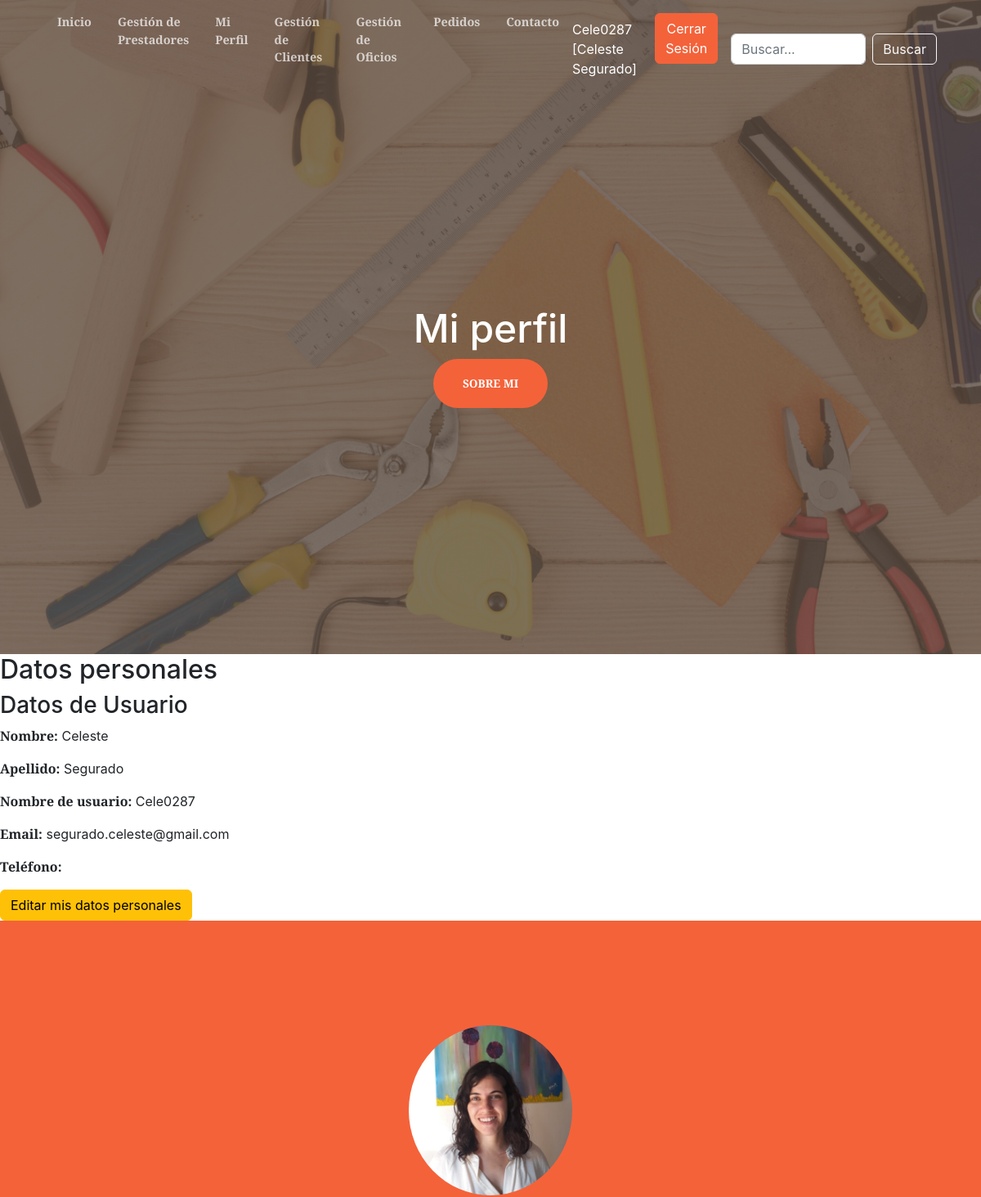
Page /usuarios/ (signed in, upper part) on the earlier database version.
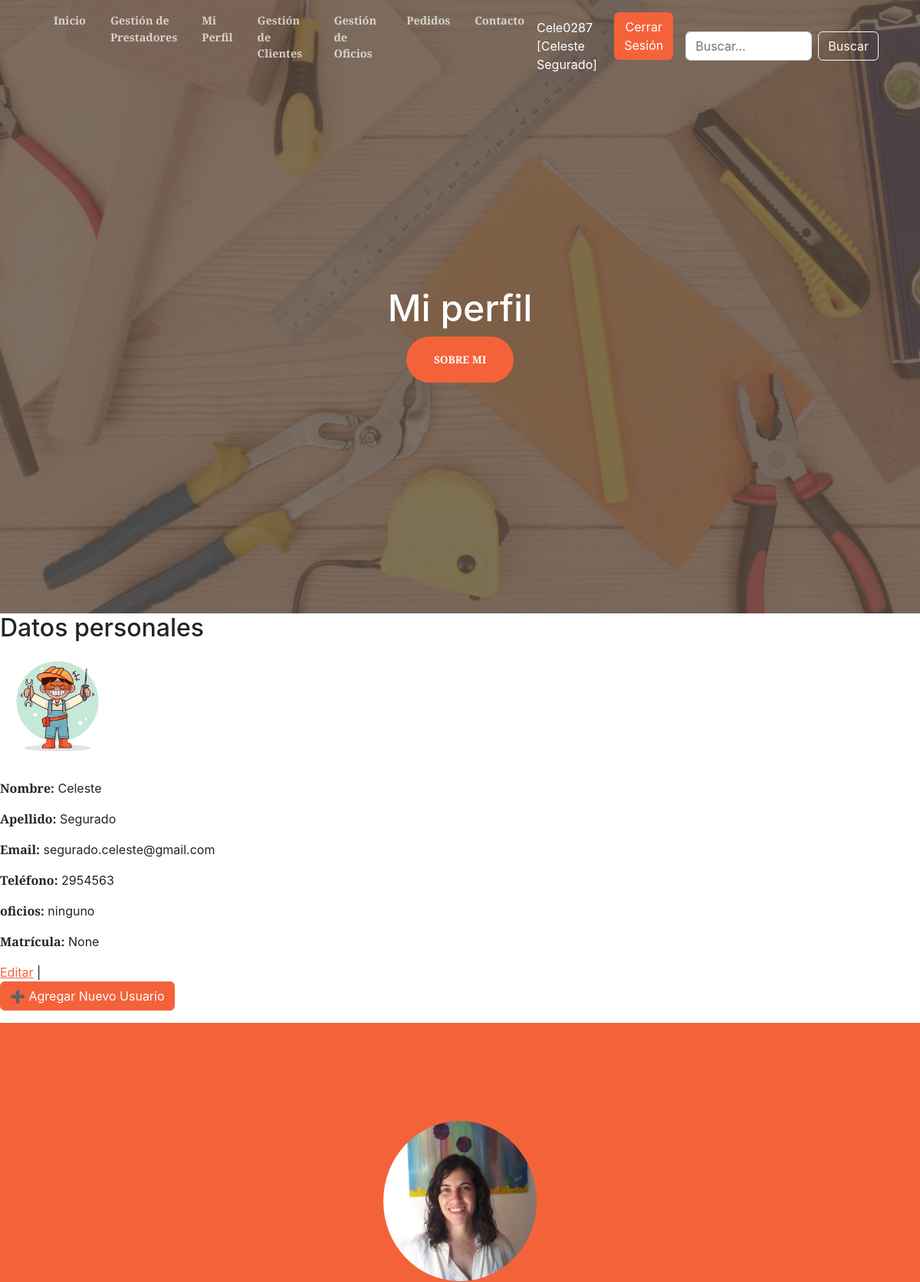
Same page on the later database version.
### ArreglaTodo/models.py (models this page shows, shortened)
class Profile(models.Model):
    user = models.OneToOneField(User, on_delete=models.CASCADE)
    avatar = models.ImageField(upload_to='avatars/', default='avatars/default.png', null=True, blank=True)
    telefono = models.CharField(max_length=20, null=True, blank=True)

class Usuario(models.Model):
    user = models.OneToOneField(User, on_delete=models.CASCADE, null=True, blank=True)
    nombre = models.CharField(max_length=100)
    apellido = models.CharField(max_length=100)
    telefono = models.CharField(max_length=20)
    email = models.EmailField(unique=True)
    oficios = models.ManyToManyField(Oficio, help_text="Selecciona los oficios que realiza este usuario.")
    matricula = models.CharField(max_length=50, unique=True, blank=True, null=True)
    class Meta:
        verbose_name = "Prestador"
        verbose_name_plural = "Prestadores"
        ordering = ['apellido', 'nombre']

class Oficio(models.Model):
    nombre = models.CharField(max_length=100, unique=True)
    descripcion = models.TextField()
    class Meta:
        verbose_name = "Oficio"
        verbose_name_plural = "Oficios"
        ordering = ['nombre']

### ArreglaTodo/views.py (the view)
# urls.py: path('usuarios/', usuario, name='usuario-list'),
@login_required
def usuario(request):
    try:
         usuario = request.user.usuario
    except Usuario.DoesNotExist:
        usuario = None
    contexto = {"usuario": usuario,}
    return render(request, 'entidades/usuario_list.html', contexto)

### ArreglaTodo/templates/entidades/usuario_list.html
{% extends 'entidades/index.html' %}
{% load static %}
{% block titulo %}
    <h1 class="text-white font-weight-bold">Mi perfil</h1>
{% endblock titulo %}
{% block contenido %}
    <h2>Datos personales</h2>
    {% if usuario %}
        {% if user.profile.avatar %}
            <img src="{{ user.profile.avatar.url }}" alt="Avatar" width="150" style="border-radius: 50%; margin-bottom: 20px;">
        {% else %}
            <img src="/media/avatars/default.png" alt="Avatar" width="150" style="border-radius: 50%; margin-bottom: 20px;">
        {% endif %}
        <p><strong>Nombre:</strong> {{ usuario.nombre }}</p>
        <p><strong>Apellido:</strong> {{ usuario.apellido }}</p>
        <p><strong>Email:</strong> {{ usuario.email }}</p>
        <p><strong>Teléfono:</strong> {{ usuario.telefono }}</p>
        <p><strong>oficios:</strong> {{ usuario.oficio }}
            {% for oficio in usuario.oficios.all %}
            {{ oficio.nombre }}{% if not forloop.last %}, {% endif %}
            {% endfor %}
        </p>
        <p><strong>Matrícula:</strong> {{ usuario.matricula }}</p>
        <a href="{% url 'arreglatodo:usuario-editar' pk=usuario.pk %}">Editar</a> |
        <p>
            {% if user.is_staff %}
            <a href="{% url 'arreglatodo:usuario-crear' %}" class="btn btn-primary" >➕ Agregar Nuevo Usuario</a>
            {% endif %}
        </p>
    {% else %}
        <h3>Datos de Usuario</h3>
        <p><strong>Nombre:</strong> {{ user.first_name }}</p>
        <p><strong>Apellido:</strong> {{ user.last_name }}</p>
        <p><strong>Nombre de usuario:</strong> {{ user.username }}</p>
        <p><strong>Email:</strong> {{ user.email }}</p>
        <p><strong>Teléfono:</strong> {{ user.profile.telefono }}</p>
        <a href="{% url 'arreglatodo:editar-perfil' %}" class="btn btn-warning">Editar mis datos personales</a>
    {% endif %}
{% endblock contenido %}

### ArreglaTodo/templates/entidades/index.html (shortened to what this page needs)
<!DOCTYPE html>
<html lang="es">
    <head>
        {% load static %}
        <link href="https://cdn.jsdelivr.net/npm/bootstrap-icons@1.5.0/font/bootstrap-icons.css" rel="stylesheet" />
        <link href="https://cdnjs.cloudflare.com/ajax/libs/SimpleLightbox/2.1.0/simpleLightbox.min.css" rel="stylesheet" />
        <link href="{% static 'css/styles.css' %}" rel="stylesheet" />
    </head>
    <body id="page-top">
        <nav class="navbar navbar-expand-lg navbar-light fixed-top py-3" id="mainNav">
            <div class="container px-4 px-lg-7">
                <div class="collapse navbar-collapse" id="navbarResponsive">
                    <ul class="navbar-nav ms-auto my-2 my-lg-0">
                        <li class="nav-item"><a class="nav-link" href="{% url 'arreglatodo:home' %}">Inicio</a></li>
                        {% if user.is_staff %}
                        <li class="nav-item"><a class="nav-link" href="{% url 'arreglatodo:prestadores-admin' %}">Gestión de Prestadores</a></li>
                        {% endif %}
                        {% if user.is_authenticated %}
                            <li class="nav-item"><a class="nav-link" href="{% url 'arreglatodo:usuario-list' %}">Mi Perfil</a></li>
                            <li class="nav-item"><a class="nav-link" href="{% url 'arreglatodo:cliente-list' %}">Gestión de Clientes</a></li>
                            <li class="nav-item"><a class="nav-link" href="{% url 'arreglatodo:oficio-list' %}">Gestión de Oficios</a></li>
                            <li class="nav-item"><a class="nav-link" href="{% url 'arreglatodo:trabajo-pedido-list' %}">Pedidos</a></li>
                            <li class="nav-item"><a class="nav-link" href="#contact">Contacto</a></li>
                            <span style="color:white" class="navbar-text me-3">
                            {{user.username}} <br>[{{user.first_name}} {{user.last_name}}]</span>
                            <form action="{% url 'arreglatodo:logout' %}" method="post">
                                <button type="submit" class="btn btn-primary">Cerrar Sesión</button>
                            </form>
                        {% else %}
                            <a class="btn btn-primary" href="{% url 'arreglatodo:login' %}">Iniciar Sesión</a>
                            <a class="btn btn-primary" href="{% url 'arreglatodo:register' %}">Registrarse</a>
                        {% endif %}
                    </ul>
                    {% if user.is_authenticated %}
                    <form class="d-flex ms-3" action="{% url 'arreglatodo:encontrar-cliente' %}" method="get">
                        <input class="form-control me-2" type="search" placeholder="Buscar..." aria-label="Buscar" name="Buscar">
                        <button class="btn btn-outline-light" type="submit">Buscar</button>
                    </form>
                    {% endif %}
                </div>
            </div>
        </nav>
        <header class="masthead">
            <div class="container px-4 px-lg-5 h-100">
                <div class="row gx-4 gx-lg-5 h-100 align-items-center justify-content-center text-center">
                    <div class="col-lg-8 align-self-end">
                        {% block titulo %}{% endblock titulo %}
                    </div>
                    <div class="col-lg-8 align-self-baseline">
                        <a class="btn btn-primary btn-xl" href="#about">Sobre mi</a>
                    </div>
                </div>
            </div>
        </header>
        {% block contenido %}
        {% endblock contenido %}
        <section class="page-section bg-primary" id="about">
            <div class="container px-4 px-lg-5">
                <div class="row gx-4 gx-lg-5 justify-content-center">
                    <div class="col-lg-8 text-center">
                        <img src="{% static 'assets/img/yo.png' %}"
                     alt="Foto de Celeste"
                     class="img-fluid rounded-circle mb-4"
                     style="max-width: 200px;">
                    </div>
                </div>
            </div>
        </section>
    </body>
</html>

Differences in the rows shown:
added Usuario: nombre "Celeste", apellido "Segurado", email "segurado.celeste@gmail.com", telefono "2954563", matricula "None"
added Oficio: nombre "ninguno"
Other differences:
{{ user.first_name }}: "Celeste" → (not shown)
{{ user.last_name }}: "Segurado" → (not shown)
{{ user.username }}: "Cele0287" → (not shown)
{{ user.email }}: "segurado.celeste@gmail.com" → (not shown)
text no longer shown: "Datos de Usuario Nombre de usuario: Editar mis datos personales"
text now shown: "oficios: Matrícula: Editar | ➕ Agregar Nuevo Usuario"
